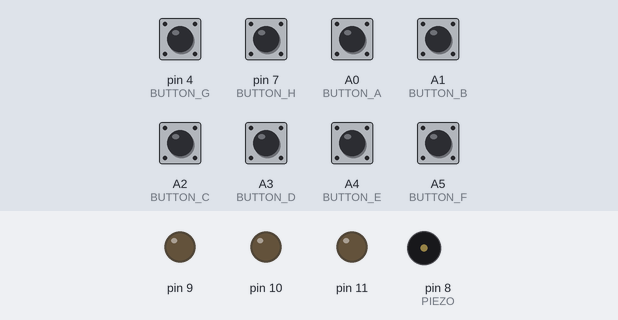
A sketch run on a simulated Arduino Uno, built with avr-gcc and run on an emulated ATmega328P. Parts: output pins drawn as LEDs (lit = HIGH), buzzer (waves = sounding). The test bench sets the inputs (shaded band); at power-on: A0 (BUTTON_A), A1 (BUTTON_B), A2 (BUTTON_C), A3 (BUTTON_D), A4 (BUTTON_E), A5 (BUTTON_F), pin 4 (BUTTON_G), pin 7 (BUTTON_H) LOW.

Above: at 1.2 s.
1.3 s: pin 4 (BUTTON_G) pulled HIGH for 0.15 s
At 2.3 s:
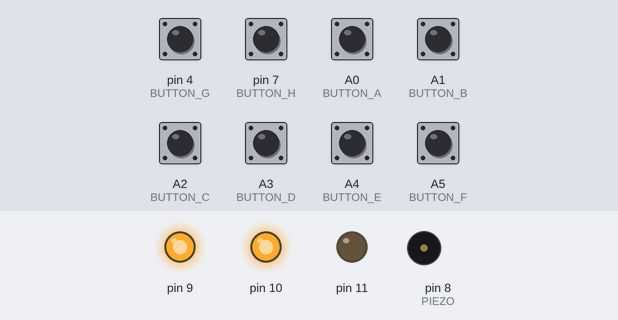
3.0 s: pin 7 (BUTTON_H) pulled HIGH for 0.15 s
At 3.7 s:
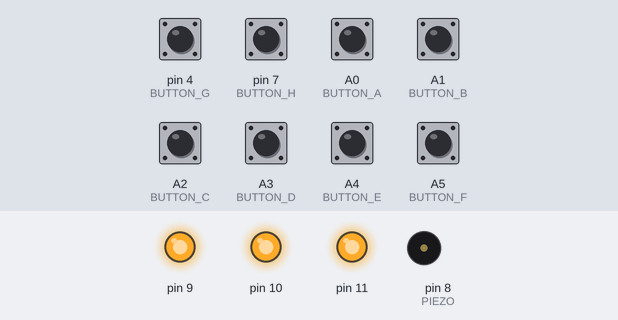
4.7 s: A0 (BUTTON_A) pulled HIGH for 0.15 s
At 6.1 s:
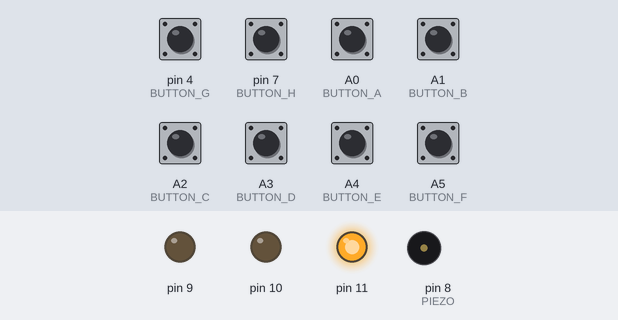
6.4 s: A1 (BUTTON_B) pulled HIGH for 0.15 s
At 7.3 s:
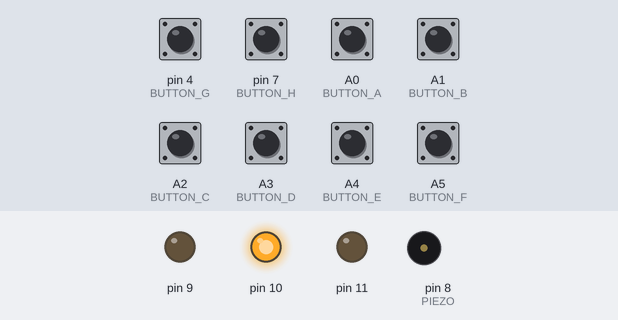
8.1 s: A2 (BUTTON_C) pulled HIGH for 0.15 s
At 8.7 s:
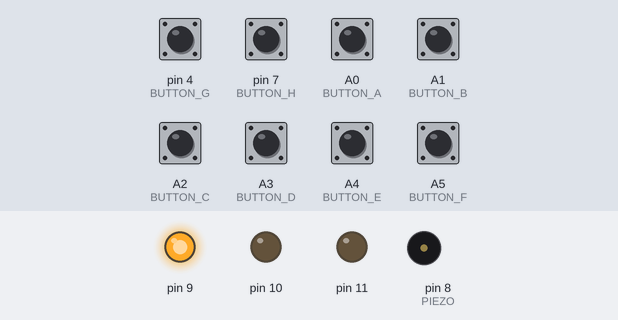
9.8 s: A3 (BUTTON_D) pulled HIGH for 0.15 s
At 11.1 s:
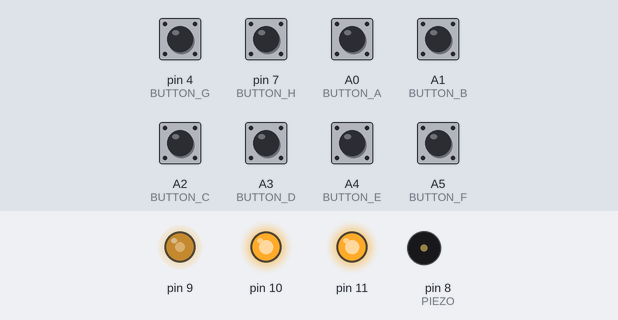
Timing chart, 0 to 12.5 s (numbered marks = the images above; inputs shaded):
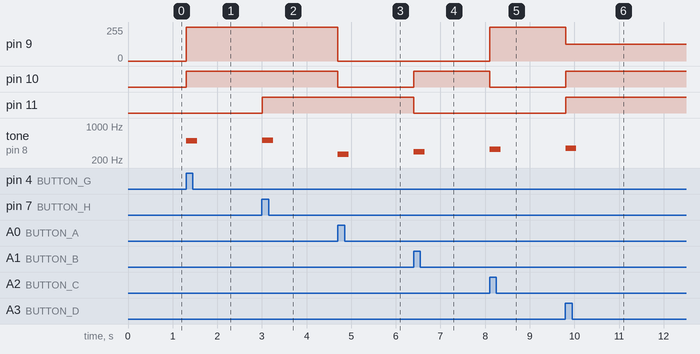

The sketch:

method3.ino
```cpp
#define NOTE_A 262
#define NOTE_B 294
#define NOTE_C 330
#define NOTE_D 349
#define NOTE_E 392
#define NOTE_F 440
#define NOTE_G 494
#define NOTE_H 515


#define ACTIVATED LOW

const int PIEZO = 8;


const int BUTTON_A = A0;
const int BUTTON_B = A1;
const int BUTTON_C = A2;
const int BUTTON_D = A3;
const int BUTTON_E = A4;
const int BUTTON_F = A5;
const int BUTTON_G = 4;
const int BUTTON_H = 7;


void setup()
{

  pinMode(BUTTON_A, INPUT);

  pinMode(BUTTON_B, INPUT);

  pinMode(BUTTON_C, INPUT);

  pinMode(BUTTON_D, INPUT);

  pinMode(BUTTON_E, INPUT);

  pinMode(BUTTON_F, INPUT);

  pinMode(BUTTON_G ,INPUT);

  pinMode(BUTTON_H ,INPUT);


}

void loop()
{
  if(digitalRead(BUTTON_A) == 1)
  {
    tone(PIEZO,NOTE_A,100);
    setColour(255,0,0);//RED
  }
  if(digitalRead(BUTTON_B) == 1)
  {
    tone(PIEZO,NOTE_B,100);
    setColour(0,255,0);//GREEN
  }
if(digitalRead(BUTTON_C) == 1)
  {
    tone(PIEZO,NOTE_C,100);
    setColour(0,0,255);//BLUE
  }
if(digitalRead(BUTTON_D) == 1)
  {
    tone(PIEZO,NOTE_D,100);
    setColour(255,255,125);//RASPBERRY
  }
if(digitalRead(BUTTON_E) == 1)
  {
    tone(PIEZO,NOTE_E,100);
    setColour(255,0,255);//MAGENTA
  }
if(digitalRead(BUTTON_F) == 1)
  {
    tone(PIEZO,NOTE_F,100);
    setColour(225,255,0);//YELLOW
  }
  if(digitalRead(BUTTON_G) == 1)
  {
    tone(PIEZO,NOTE_G,100);
    setColour(0,255,255);//AQUA

  }
if(digitalRead(BUTTON_H) == 1)
  {
    tone(PIEZO,NOTE_H,100);
    setColour(255,255,255);//WHITE

  }
  delay(5);
}
void  setColour(int redValue, int greenValue, int blueValue){
  analogWrite(11,redValue);
  analogWrite(10,greenValue);
  analogWrite(9,blueValue);
  //delay(50);


}
```

Measured:
- after the input at 1.3 s, pin 9: 0/255 → 255/255 at once; pin 10: LOW → HIGH at once; tone on pin 8 (PIEZO): silent → 494 Hz at once, → silent 0.24 s later
- after the input at 3.0 s, pin 11: LOW → HIGH at once; tone on pin 8 (PIEZO): silent → 515 Hz at once, → silent 0.25 s later
- after the input at 4.7 s, pin 9: 255/255 → 0/255 at once; pin 10: HIGH → LOW at once; tone on pin 8 (PIEZO): silent → 262 Hz at once, → silent 0.25 s later
- after the input at 6.4 s, pin 10: LOW → HIGH at once; pin 11: HIGH → LOW at once; tone on pin 8 (PIEZO): silent → 294 Hz at once, → silent 0.24 s later
- after the input at 8.1 s, pin 9: 0/255 → 255/255 at once; pin 10: HIGH → LOW at once; tone on pin 8 (PIEZO): silent → 330 Hz at once, → silent 0.25 s later
- after the input at 9.8 s, pin 9: 255/255 → 125/255 at once; pin 10, pin 11: LOW → HIGH at once; tone on pin 8 (PIEZO): silent → 349 Hz at once, → silent 0.24 s later
